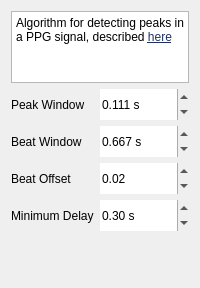
         <widget class="QWidget" name="page_peak_elgendi_ppg">
          <layout class="QFormLayout" name="formLayout_2">
           <item row="0" column="0" colspan="2">
            <widget class="QTextBrowser" name="peak_elgendi_ppg_info">
             <property name="maximumSize">
              <size>
               <width>16777215</width>
               <height>90</height>
              </size>
             </property>
             <property name="sizeAdjustPolicy">
              <enum>QAbstractScrollArea::SizeAdjustPolicy::AdjustToContents</enum>
             </property>
             <property name="html">
              <string>&lt;!DOCTYPE HTML PUBLIC &quot;-//W3C//DTD HTML 4.0//EN&quot; &quot;http://www.w3.org/TR/REC-html40/strict.dtd&quot;&gt;
&lt;html&gt;&lt;head&gt;&lt;meta name=&quot;qrichtext&quot; content=&quot;1&quot; /&gt;&lt;meta charset=&quot;utf-8&quot; /&gt;&lt;style type=&quot;text/css&quot;&gt;
p, li { white-space: pre-wrap; }
hr { height: 1px; border-width: 0; }
li.unchecked::marker { content: &quot;\2610&quot;; }
li.checked::marker { content: &quot;\2612&quot;; }
&lt;/style&gt;&lt;/head&gt;&lt;body style=&quot; font-family:'Segoe UI'; font-size:9pt; font-weight:400; font-style:normal;&quot;&gt;
&lt;p style=&quot; margin-top:12px; margin-bottom:12px; margin-left:0px; margin-right:0px; -qt-block-indent:0; text-indent:0px;&quot;&gt;Algorithm for detecting peaks in a PPG signal, described &lt;a href=&quot;https://doi.org/10.1371/journal.pone.0076585&quot;&gt;&lt;span style=&quot; text-decoration: underline; color:#1e3260;&quot;&gt;here&lt;/span&gt;&lt;/a&gt;&lt;/p&gt;&lt;/body&gt;&lt;/html&gt;</string>
             </property>
            </widget>
           </item>
           <item row="1" column="0">
            <widget class="BodyLabel" name="label_peak_window">
             <property name="minimumSize">
              <size>
               <width>0</width>
               <height>31</height>
              </size>
             </property>
             <property name="text">
              <string>Peak Window</string>
             </property>
            </widget>
           </item>
           <item row="1" column="1">
            <widget class="DoubleSpinBox" name="peak_elgendi_ppg_peakwindow">
             <property name="minimumSize">
              <size>
               <width>0</width>
               <height>31</height>
              </size>
             </property>
             <property name="frame">
              <bool>false</bool>
             </property>
             <property name="suffix">
              <string> s</string>
             </property>
             <property name="decimals">
              <number>3</number>
             </property>
             <property name="minimum">
              <double>0.050000000000000</double>
             </property>
             <property name="maximum">
              <double>5.000000000000000</double>
             </property>
             <property name="singleStep">
              <double>0.001000000000000</double>
             </property>
             <property name="value">
              <double>0.111000000000000</double>
             </property>
            </widget>
           </item>
           <item row="2" column="0">
            <widget class="BodyLabel" name="beatWindowLabel">
             <property name="minimumSize">
              <size>
               <width>0</width>
               <height>31</height>
              </size>
             </property>
             <property name="text">
              <string>Beat Window</string>
             </property>
            </widget>
           </item>
           <item row="2" column="1">
            <widget class="DoubleSpinBox" name="peak_elgendi_ppg_beatwindow">
             <property name="minimumSize">
              <size>
               <width>0</width>
               <height>31</height>
              </size>
             </property>
             <property name="frame">
              <bool>false</bool>
             </property>
             <property name="suffix">
              <string> s</string>
             </property>
             <property name="decimals">
              <number>3</number>
             </property>
             <property name="minimum">
              <double>0.100000000000000</double>
             </property>
             <property name="maximum">
              <double>5.000000000000000</double>
             </property>
             <property name="singleStep">
              <double>0.001000000000000</double>
             </property>
             <property name="stepType">
              <enum>QAbstractSpinBox::StepType::DefaultStepType</enum>
             </property>
             <property name="value">
              <double>0.667000000000000</double>
             </property>
            </widget>
           </item>
           <item row="3" column="0">
            <widget class="BodyLabel" name="beatOffsetLabel">
             <property name="minimumSize">
              <size>
               <width>0</width>
               <height>31</height>
              </size>
             </property>
             <property name="text">
              <string>Beat Offset</string>
             </property>
            </widget>
           </item>
           <item row="3" column="1">
            <widget class="DoubleSpinBox" name="peak_elgendi_ppg_beatoffset">
             <property name="minimumSize">
              <size>
               <width>0</width>
               <height>31</height>
              </size>
             </property>
             <property name="frame">
              <bool>false</bool>
             </property>
             <property name="suffix">
              <string/>
             </property>
             <property name="decimals">
              <number>2</number>
             </property>
             <property name="maximum">
              <double>1.000000000000000</double>
             </property>
             <property name="singleStep">
              <double>0.010000000000000</double>
             </property>
             <property name="stepType">
              <enum>QAbstractSpinBox::StepType::DefaultStepType</enum>
             </property>
             <property name="value">
              <double>0.020000000000000</double>
             </property>
            </widget>
           </item>
           <item row="4" column="0">
            <widget class="BodyLabel" name="minimumDelayLabel">
             <property name="minimumSize">
              <size>
               <width>0</width>
               <height>31</height>
              </size>
             </property>
             <property name="text">
              <string>Minimum Delay</string>
             </property>
            </widget>
           </item>
           <item row="4" column="1">
            <widget class="DoubleSpinBox" name="peak_elgendi_ppg_mindelay">
             <property name="minimumSize">
              <size>
               <width>0</width>
               <height>31</height>
              </size>
             </property>
             <property name="frame">
              <bool>false</bool>
             </property>
             <property name="suffix">
              <string> s</string>
             </property>
             <property name="decimals">
              <number>2</number>
             </property>
             <property name="maximum">
              <double>10.000000000000000</double>
             </property>
             <property name="singleStep">
              <double>0.010000000000000</double>
             </property>
             <property name="stepType">
              <enum>QAbstractSpinBox::StepType::DefaultStepType</enum>
             </property>
             <property name="value">
              <double>0.300000000000000</double>
             </property>
            </widget>
           </item>
           <item row="5" column="0" colspan="2">
            <spacer name="verticalSpacer_2">
             <property name="orientation">
              <enum>Qt::Orientation::Vertical</enum>
             </property>
             <property name="sizeHint" stdset="0">
              <size>
               <width>20</width>
               <height>40</height>
              </size>
             </property>
            </spacer>
           </item>
          </layout>
         </widget>
